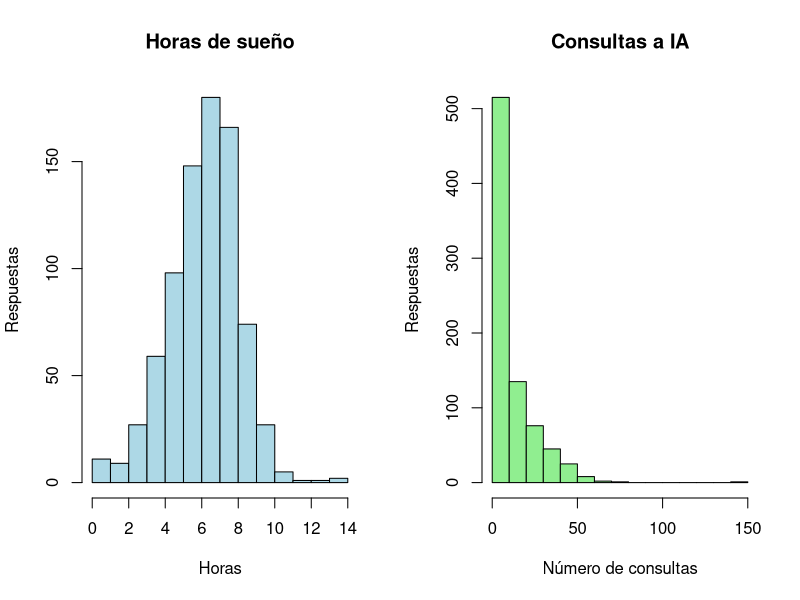
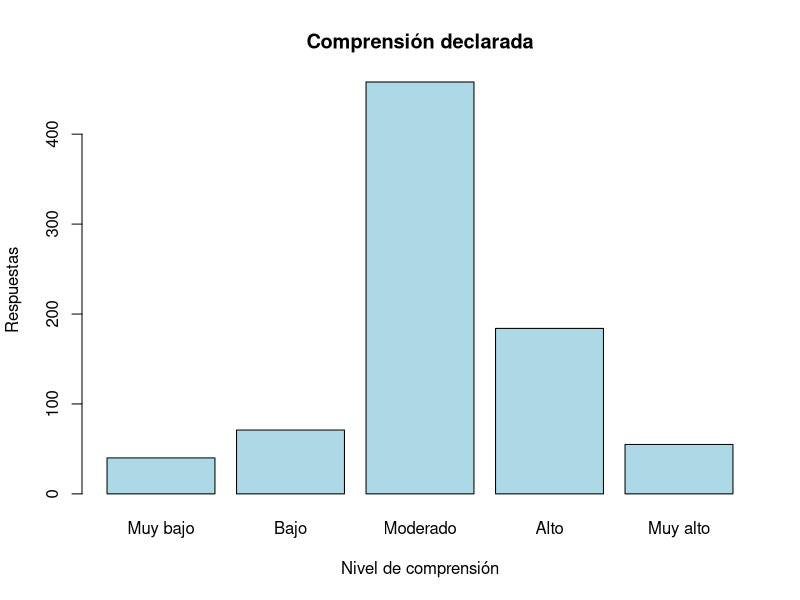
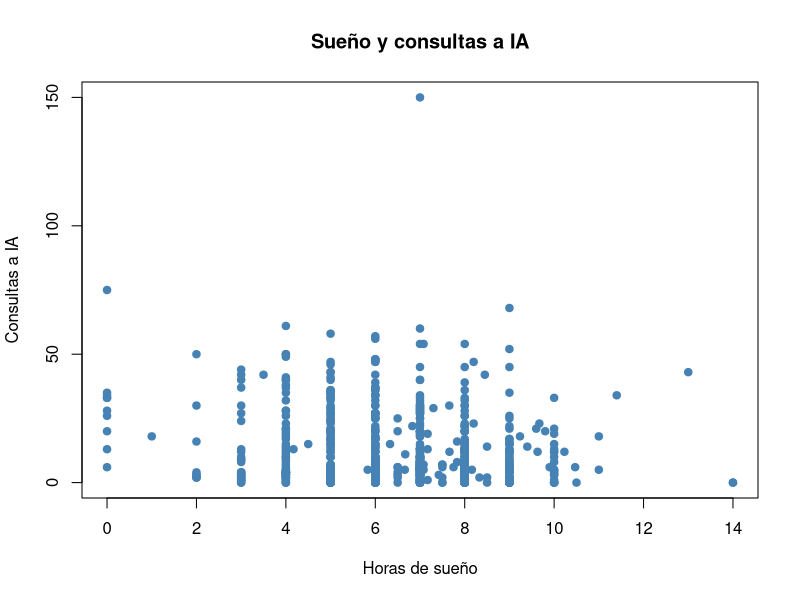
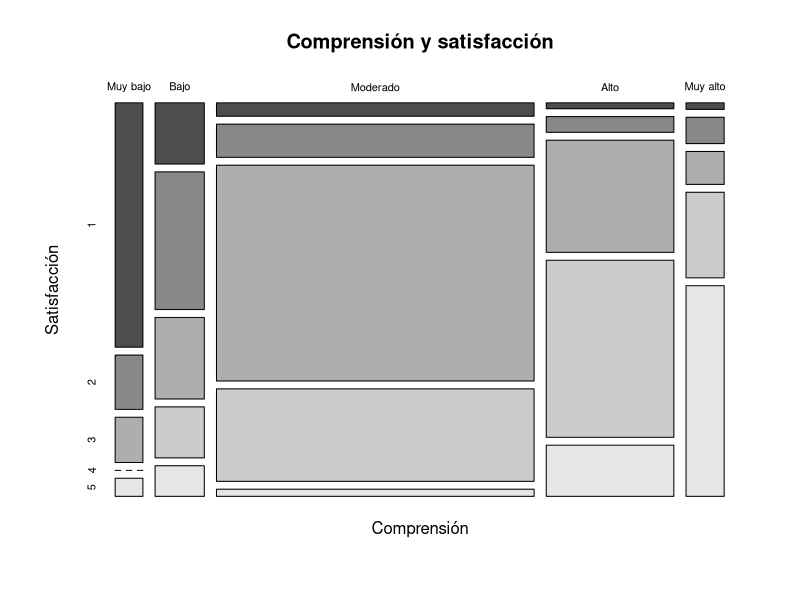
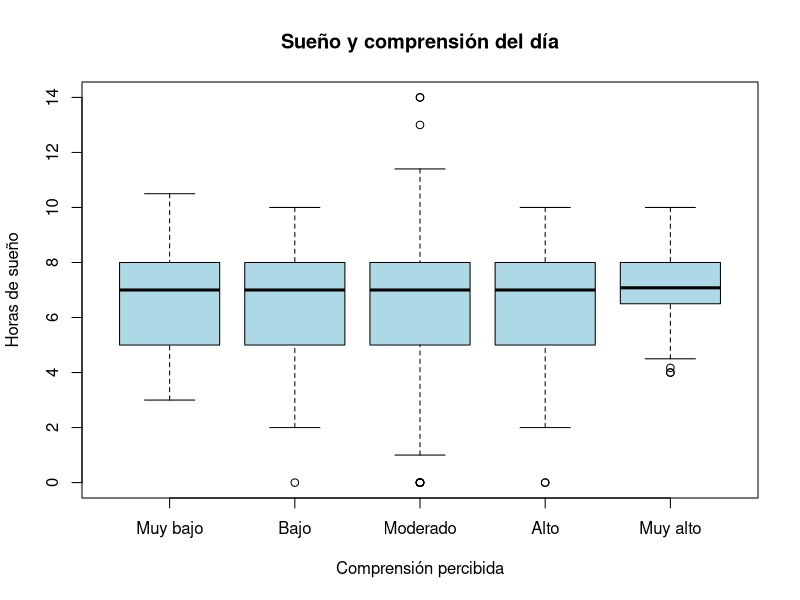
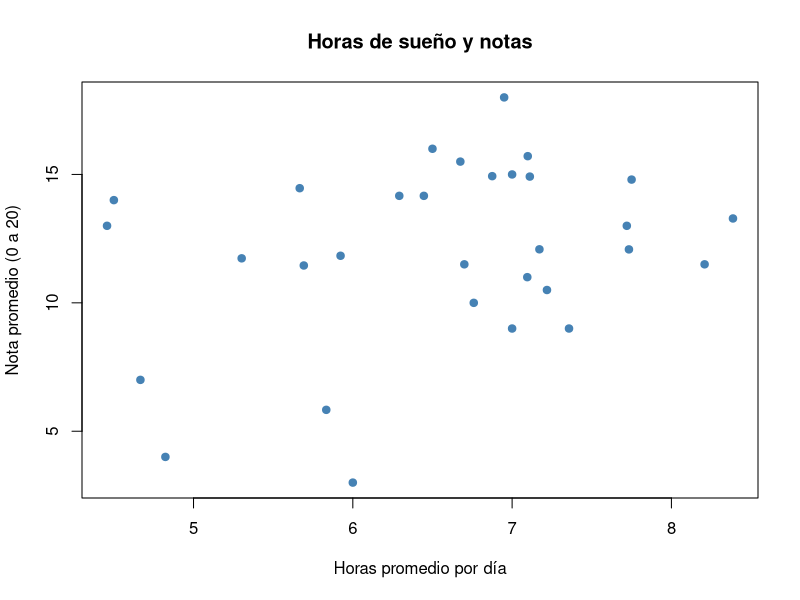
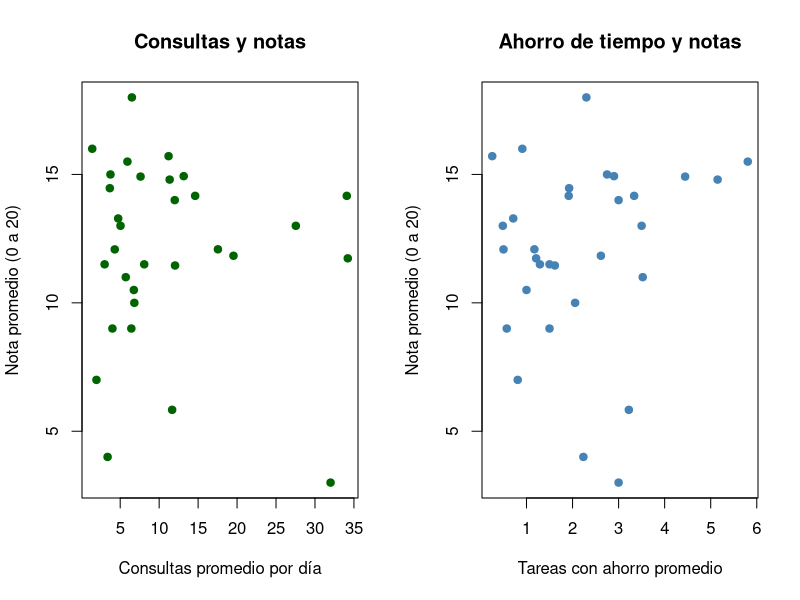

Here is the R script that generated these plots, in order:
## ---- chunk 1
library(readr)
library(dplyr)
library(ggplot2)
## ---- chunk 2
#| label: lectura-datos

raw_diario <- read_csv("diario.csv", locale = locale(encoding = "UTF-8"), show_col_types = FALSE)
raw_examenes <- read_csv("examenes.csv", locale = locale(encoding = "UTF-8"), show_col_types = FALSE)
raw_demo <- read_csv("demograficos.csv", locale = locale(encoding = "UTF-8"), show_col_types = FALSE)

# Elegimos y renombramos las columnas por su posición como en los CSV originales, 
# aplicando transformaciones iniciales.
diario <- raw_diario %>%
  select(
    Cod = 16,
    Fecha_raw = 1,
    Horas = 5,
    Consultas = 2,
    Ahorro = 13,
    Comprension = 11,
    Satisfaccion = 8,
    Uso = 4,
    Sensacion = 12
  ) %>%
  mutate(
    Cod = tolower(trimws(Cod)),
    Fecha = as.Date(substr(Fecha_raw, 1, 10), "%d/%m/%Y"),
    Horas = as.numeric(Horas),
    Consultas = as.numeric(Consultas),
    Ahorro = as.numeric(Ahorro),
    Comprension = trimws(Comprension),
    Satisfaccion = as.character(Satisfaccion),
    Uso = trimws(Uso),
    Sensacion = trimws(Sensacion)
  ) %>%
  select(-Fecha_raw)

examenes <- raw_examenes %>%
  select(
    Cod = 6,
    Nota = 2,
    Curso = 5
  ) %>%
  mutate(
    Cod = tolower(trimws(Cod)),
    Nota = as.numeric(Nota),
    Curso = trimws(Curso)
  )

demo <- raw_demo %>%
  select(
    Cod = 4,
    Creditos = 2
  ) %>%
  mutate(
    Cod = tolower(trimws(Cod)),
    Creditos = as.numeric(Creditos)
  )
## ---- chunk 3
#| label: limpieza
# Los campos vacíos se dejan como valores faltantes.
diario$Cod[diario$Cod %in% ""] <- NA
examenes$Cod[examenes$Cod %in% ""] <- NA
demo$Cod[demo$Cod %in% ""] <- NA

diario$Uso[diario$Uso %in% ""] <- NA
diario$Sensacion[diario$Sensacion %in% ""] <- NA

# Corregimos valores que no cumplen las restricciones.
diario$Horas[which(diario$Horas < 0 | diario$Horas > 24)] <- NA
diario$Consultas[which(diario$Consultas < 0)] <- NA
diario$Ahorro[which(diario$Ahorro < 0)] <- NA
examenes$Nota[which(examenes$Nota < 0 | examenes$Nota > 20)] <- NA
demo$Creditos[which(demo$Creditos < 0)] <- NA

# Definimos el orden de las respuestas ordinales.
diario$Comprension <- factor(
  diario$Comprension,
  levels = c("Muy bajo", "Bajo", "Moderado", "Alto", "Muy alto"),
  ordered = TRUE
)
diario$Satisfaccion <- factor(
  diario$Satisfaccion,
  levels = as.character(1:5),
  ordered = TRUE
)
## ---- chunk 4

diario <- diario %>%
  mutate(
    Uso = case_when(
      grepl("(?i)ningun|nada|no.*us[eé]|nothing", Uso) ~ "No usó IA",
      Uso %in% c("Resolver ejercicios", "Resumir", "Programar", "Redactar", "No usó IA") ~ Uso,
      TRUE ~ "Otros"
    )
  )
## ---- chunk 5
#| label: cantidad-limpia
limpieza <- data.frame(
  Variable = c("Horas de sueño", "Consultas a IA", "Ahorro de tiempo",
               "Comprensión", "Satisfacción", "Uso principal de IA",
               "Sensación posterior a IA", "Notas de examen", "Créditos"),
  Registros = c(rep(nrow(diario), 7), nrow(examenes), nrow(demo)),
  Validos = c(sum(!is.na(diario$Horas)),
              sum(!is.na(diario$Consultas)),
              sum(!is.na(diario$Ahorro)),
              sum(!is.na(diario$Comprension)),
              sum(!is.na(diario$Satisfaccion)),
              sum(!is.na(diario$Uso)),
              sum(!is.na(diario$Sensacion)),
              sum(!is.na(examenes$Nota)),
              sum(!is.na(demo$Creditos)))
)
limpieza$Excluidos <- limpieza$Registros - limpieza$Validos
knitr::kable(limpieza,
             caption = "Registros originales y observaciones válidas por variable.")


## ---- chunk 6
#| label: revisar-respuestas-repetidas
# Contamos las respuestas adicionales de un mismo estudiante y fecha.
diario_fechado <- diario[!is.na(diario$Cod) & !is.na(diario$Fecha), ]
repetidas <- sum(duplicated(diario_fechado[c("Cod", "Fecha")]))
repetidas
## ---- chunk 7
correos <- c(
  "cristobal.aranda@utec.edu.pe",
  "pedro.chavez@utec.edu.pe",
  "nestor.delacruz@utec.edu.pe",
  "eden.paredes@utec.edu.pe",
  "joaquin.temoche@utec.edu.pe"
)

grupo7_diario <- diario %>% filter(Cod %in% correos)
grupo7_demo <- demo %>% filter(Cod %in% correos)
grupo7_exam <- examenes %>% filter(Cod %in% correos)
nrow(grupo7_exam) + nrow(grupo7_diario) + nrow(grupo7_demo)
## ---- chunk 8
#| label: descriptivos
cuantitativas <- data.frame(
  Variable = c("Horas", "Consultas", "Ahorro", "Nota", "Créditos"),
  n = c(sum(!is.na(diario$Horas)), sum(!is.na(diario$Consultas)),
        sum(!is.na(diario$Ahorro)), sum(!is.na(examenes$Nota)),
        sum(!is.na(demo$Creditos))),
  Media = round(c(mean(diario$Horas, na.rm = TRUE),
                  mean(diario$Consultas, na.rm = TRUE),
                  mean(diario$Ahorro, na.rm = TRUE),
                  mean(examenes$Nota, na.rm = TRUE),
                  mean(demo$Creditos, na.rm = TRUE)), 2),
  Mediana = round(c(median(diario$Horas, na.rm = TRUE),
                    median(diario$Consultas, na.rm = TRUE),
                    median(diario$Ahorro, na.rm = TRUE),
                    median(examenes$Nota, na.rm = TRUE),
                    median(demo$Creditos, na.rm = TRUE)), 2),
  DE = round(c(sd(diario$Horas, na.rm = TRUE),
               sd(diario$Consultas, na.rm = TRUE),
               sd(diario$Ahorro, na.rm = TRUE),
               sd(examenes$Nota, na.rm = TRUE),
               sd(demo$Creditos, na.rm = TRUE)), 2),
  RIC = round(c(IQR(diario$Horas, na.rm = TRUE),
                IQR(diario$Consultas, na.rm = TRUE),
                IQR(diario$Ahorro, na.rm = TRUE),
                IQR(examenes$Nota, na.rm = TRUE),
                IQR(demo$Creditos, na.rm = TRUE)), 2)
)
knitr::kable(cuantitativas,
             caption = "Medidas descriptivas de las variables cuantitativas.")
## ---- chunk 9
#| label: histogramas
#| fig-width: 9
#| fig-height: 4
#| fig-cap: "Distribución de horas de sueño y consultas a IA en las respuestas diarias."
par(mfrow = c(1, 2))
hist(diario$Horas, main = "Horas de sueño",
     xlab = "Horas", ylab = "Respuestas", col = "lightblue")
hist(diario$Consultas, main = "Consultas a IA",
     xlab = "Número de consultas", ylab = "Respuestas", col = "lightgreen")
par(mfrow = c(1, 1))
## ---- chunk 10
#| label: tablas-cualitativas
# Tabla de comprensión.
tabla_comprension <- table(diario$Comprension)
knitr::kable(data.frame(
  Comprension = names(tabla_comprension),
  Frecuencia = as.vector(tabla_comprension),
  Porcentaje = round(100 * as.vector(prop.table(tabla_comprension)), 1)
), caption = "Comprensión percibida en las respuestas diarias.")

# Tabla de satisfacción.
tabla_satisfaccion <- table(diario$Satisfaccion)
knitr::kable(data.frame(
  Satisfaccion = names(tabla_satisfaccion),
  Frecuencia = as.vector(tabla_satisfaccion),
  Porcentaje = round(100 * as.vector(prop.table(tabla_satisfaccion)), 1)
), caption = "Satisfacción con el avance académico diario.")
## ---- chunk 11
#| label: grafico-cualitativo
#| fig-width: 7
#| fig-height: 4
#| fig-cap: "Frecuencia de los niveles de comprensión percibida."
barplot(tabla_comprension, main = "Comprensión declarada",
        xlab = "Nivel de comprensión", ylab = "Respuestas",
        col = "lightblue")
## ---- chunk 12
#| label: usos-ia
usos <- sort(table(diario$Uso), decreasing = TRUE)
knitr::kable(head(data.frame(
  Uso = names(usos),
  Respuestas = as.vector(usos)
), 8), caption = "Usos de IA más frecuentes.")
## ---- chunk 13
#| label: relacion-sueno-ia
#| fig-width: 7
#| fig-height: 4.5
#| fig-cap: "Horas de sueño frente a consultas a IA por respuesta diaria."
plot(diario$Horas, diario$Consultas,
     main = "Sueño y consultas a IA",
     xlab = "Horas de sueño", ylab = "Consultas a IA",
     pch = 19, col = "steelblue")

rho_diario <- cor(diario$Horas, diario$Consultas,
                  method = "spearman", use = "complete.obs")
## ---- chunk 14
#| label: relacion-categoricas
tabla_cruzada <- table(diario$Comprension, diario$Satisfaccion)
knitr::kable(tabla_cruzada,
             caption = "Frecuencias: comprensión percibida y satisfacción.")

porcentajes <- round(100 * prop.table(tabla_cruzada, 1), 1)
knitr::kable(porcentajes,
             caption = "Porcentajes de satisfacción dentro de cada nivel de comprensión.")
## ---- chunk 15
#| label: mosaico-categoricas
#| fig-width: 8
#| fig-height: 4.8
#| fig-cap: "Relación descriptiva entre comprensión y satisfacción declaradas."
mosaicplot(tabla_cruzada, main = "Comprensión y satisfacción",
           xlab = "Comprensión", ylab = "Satisfacción", color = TRUE)
## ---- chunk 16
#| label: tabla-sueno-comprension
resumen_comprension <- aggregate(Horas ~ Comprension, data = diario,
                                 FUN = median)
nombres <- table(diario$Comprension[!is.na(diario$Horas)])
resumen_comprension$Respuestas <- as.vector(nombres)[
  match(as.character(resumen_comprension$Comprension), names(nombres))
]
names(resumen_comprension)[2] <- "Mediana_horas"
knitr::kable(resumen_comprension,
             caption = "Horas de sueño según el nivel de comprensión.")
## ---- chunk 17
#| label: cajas-sueno-comprension
#| fig-width: 8
#| fig-height: 4.6
#| fig-cap: "Horas de sueño por nivel de comprensión percibida."
boxplot(Horas ~ Comprension, data = diario,
        main = "Sueño y comprensión del día",
        xlab = "Comprensión percibida", ylab = "Horas de sueño",
        col = "lightblue")
## ---- chunk 18
#| label: preparar-comparacion
# Conservamos las respuestas que tienen estudiante y fecha.
diario_util <- diario[!is.na(diario$Cod) & !is.na(diario$Fecha), ]

# Primero resumimos por estudiante y por día.
diario_dia <- aggregate(
  diario_util[c("Horas", "Consultas", "Ahorro")],
  by = list(Cod = diario_util$Cod, Fecha = diario_util$Fecha),
  FUN = function(x) mean(x, na.rm = TRUE)
)

# Después resumimos todos los días de cada estudiante.
diario_est <- aggregate(
  diario_dia[c("Horas", "Consultas", "Ahorro")],
  by = list(Cod = diario_dia$Cod),
  FUN = function(x) mean(x, na.rm = TRUE)
)

# Calculamos una nota promedio por estudiante.
examen_util <- examenes[!is.na(examenes$Cod) & !is.na(examenes$Nota), ]
examen_est <- aggregate(Nota ~ Cod, data = examen_util, FUN = mean)

# Unimos las dos tablas sin repetir estudiantes.
comparacion <- merge(diario_est, examen_est, by = "Cod")

# Calculamos correlaciones de Spearman.
rho_horas <- cor(comparacion$Horas, comparacion$Nota,
                 method = "spearman", use = "complete.obs")
rho_consultas <- cor(comparacion$Consultas, comparacion$Nota,
                     method = "spearman", use = "complete.obs")
rho_ahorro <- cor(comparacion$Ahorro, comparacion$Nota,
                  method = "spearman", use = "complete.obs")
## ---- chunk 19
#| label: resultado-objetivo-1
resumen_sueno_nota <- data.frame(
  Estudiantes_con_ambas_variables = sum(complete.cases(comparacion[c("Horas", "Nota")])),
  Correlacion_Spearman = round(rho_horas, 2)
)
knitr::kable(resumen_sueno_nota,
             caption = "Asociación entre horas de sueño y notas de examen.")
## ---- chunk 20
#| label: figura-objetivo-1
#| fig-width: 7
#| fig-height: 4.6
#| fig-cap: "Promedio de horas de sueño frente al promedio de notas por estudiante."
plot(comparacion$Horas, comparacion$Nota,
     main = "Horas de sueño y notas",
     xlab = "Horas promedio por día", ylab = "Nota promedio (0 a 20)",
     pch = 19, col = "steelblue")
## ---- chunk 21
#| label: resultado-objetivo-2
resumen_ia_nota <- data.frame(
  Indicador = c("Consultas a IA", "Tareas con ahorro de tiempo"),
  Estudiantes_validos = c(
    sum(complete.cases(comparacion[c("Consultas", "Nota")])),
    sum(complete.cases(comparacion[c("Ahorro", "Nota")]))
  ),
  Correlacion_Spearman = round(c(rho_consultas, rho_ahorro), 2)
)
knitr::kable(resumen_ia_nota,
             caption = "Asociación entre uso de IA y notas declaradas.")
## ---- chunk 22
#| label: figura-objetivo-2
#| fig-width: 9
#| fig-height: 4
#| fig-cap: "Consultas y tareas con ahorro de tiempo frente a las notas, por estudiante."
par(mfrow = c(1, 2))
plot(comparacion$Consultas, comparacion$Nota,
     main = "Consultas y notas", xlab = "Consultas promedio por día",
     ylab = "Nota promedio (0 a 20)", pch = 19, col = "darkgreen")
plot(comparacion$Ahorro, comparacion$Nota,
     main = "Ahorro de tiempo y notas", xlab = "Tareas con ahorro promedio",
     ylab = "Nota promedio (0 a 20)", pch = 19, col = "steelblue")
par(mfrow = c(1, 1))
## ---- chunk 23
#| label: matriz-correlaciones
matriz <- cor(comparacion[c("Horas", "Consultas", "Ahorro", "Nota")],
              method = "spearman", use = "pairwise.complete.obs")
knitr::kable(round(matriz, 2),
             caption = "Correlaciones de Spearman entre sueño, IA y notas, por estudiante.")
